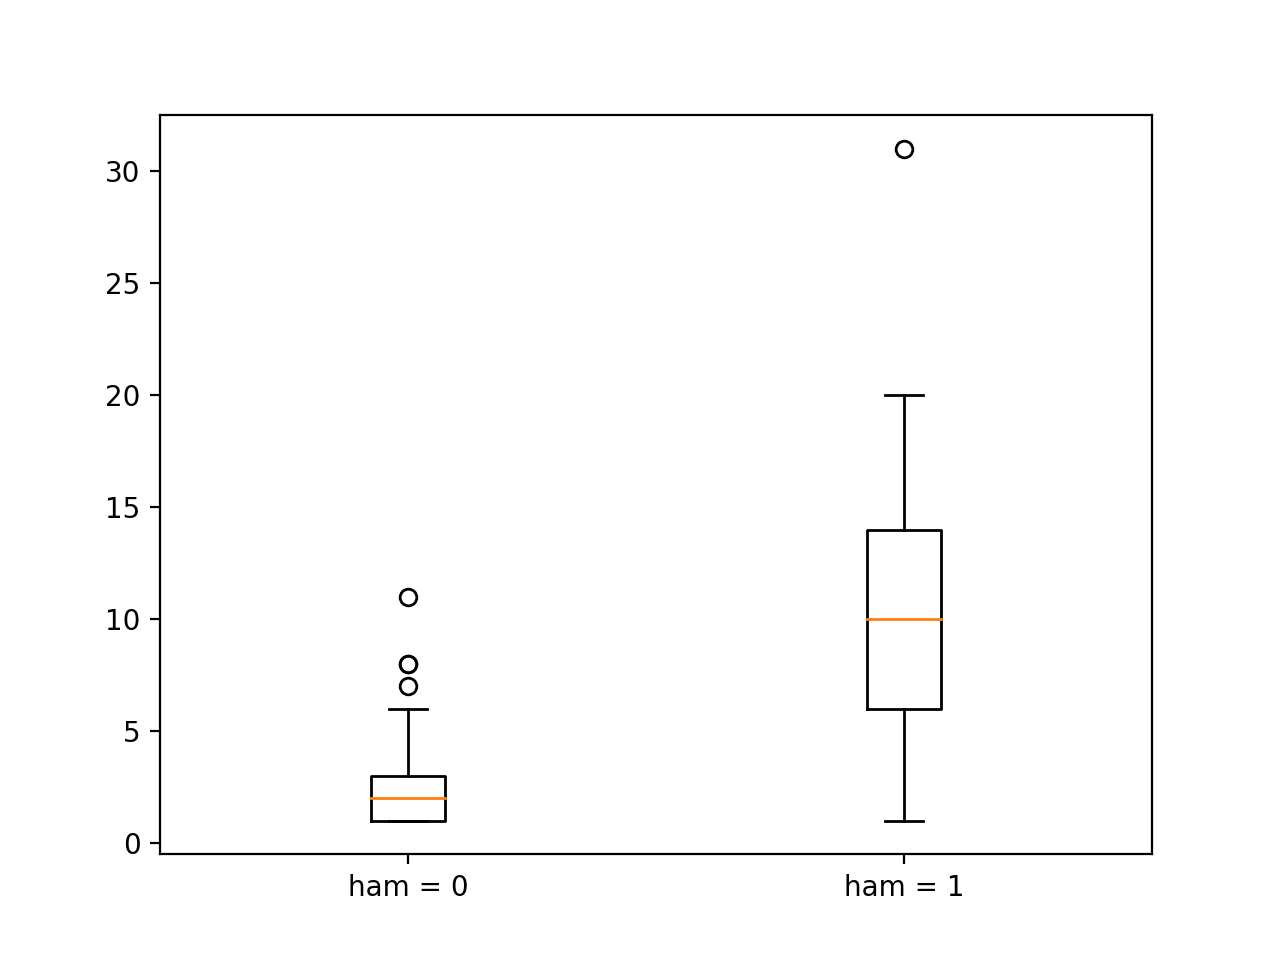

Reproduce this figure in Python.
import matplotlib.pyplot as plt
import sys

f = open(sys.argv[1], 'r')
count = [[],[]]
for row in f:
  #print row
  #print row.split('\t')[5]
  if row.split('\t')[5] == '0\n':
    count[0].append(int(row.split('\t')[4]))
  elif row.split('\t')[5] == '1\n':
    count[1].append(int(row.split('\t')[4]))
plt.boxplot(count)
plt.xticks([1, 2], ['ham = 0','ham = 1'])
plt.show()
plt.savefig('distribution.png')
